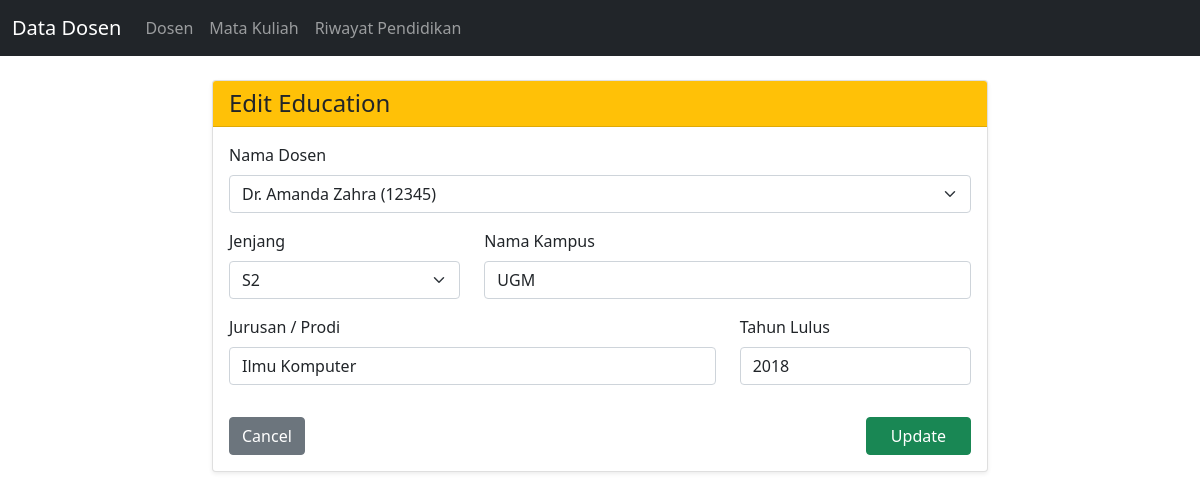
/index.php?mod=education&action=edit&id=2, run on the app's committed database.
### tables this page shows
CREATE TABLE `educations` (
  `id` int(11) NOT NULL AUTO_INCREMENT,
  `institution` varchar(100) NOT NULL COMMENT 'Nama Kampus',
  `degree` varchar(10) NOT NULL COMMENT 'S1/S2/S3',
  `major` varchar(100) NOT NULL COMMENT 'Jurusan',
  `grad_year` int(4) NOT NULL COMMENT 'Tahun Lulus',
  `lecturer_id` int(11) DEFAULT NULL,
  PRIMARY KEY (`id`),
  KEY `fk_edu_lecturer` (`lecturer_id`),
  CONSTRAINT `fk_edu_lecturer` FOREIGN KEY (`lecturer_id`) REFERENCES `lecturers` (`id`) ON DELETE CASCADE ON UPDATE CASCADE
);

### Models/Lecturer.php (called while the page is built, shortened)
<?php
class Lecturer {
    private $conn;
    public function __construct($db) { $this->conn = $db; }
    public function getAll() {
        $sql = "SELECT lecturers.*,
                GROUP_CONCAT(
                    DISTINCT CONCAT('<b>', educations.degree, '</b> ', educations.institution, ' (', educations.grad_year, ')')
                    SEPARATOR '<br>'
                ) as riwayat_pendidikan
                FROM lecturers
                LEFT JOIN educations ON lecturers.id = educations.lecturer_id
                GROUP BY lecturers.id
                ORDER BY lecturers.id DESC";
        return $this->conn->query($sql);
    }
}
?>

### Models/Education.php (called while the page is built, shortened)
<?php
class Education {
    private $conn;
    public function __construct($db) { $this->conn = $db; }
    public function getById($id) {
        return $this->conn->query("SELECT * FROM educations WHERE id = $id")->fetch_assoc();
    }
}
?>

### views/Education/edit.php (the view, shortened to what this page needs)
<!doctype html>
<html lang="en">
<head>
  <link href="assets/css/bootstrap.min.css" rel="stylesheet">
</head>
<body>
  <?php include 'views/includes/navbar.php'; ?>
  <div class="container col-md-8 mt-4">
    <div class="card shadow-sm">
        <div class="card-header bg-warning text-dark">
            <h4 class="mb-0">Edit Education</h4>
        </div>
        <div class="card-body">
            <form method="post" action="index.php?mod=education&action=edit">
                <div class="mb-3">
                    <label class="form-label">Nama Dosen</label>
                    <select name="lecturer_id" class="form-select" required>
                        <?php while ($lec = $lecturers->fetch_assoc()) {
                             $selected = ($lec['id'] == $row['lecturer_id']) ? 'selected' : '';
                        ?>
                            <option value="<?= $lec['id'] ?>" <?= $selected ?>>
                                <?= $lec['name'] ?> (<?= $lec['nidn'] ?>)
                            </option>
                        <?php } ?>
                    </select>
                </div>
                <div class="row">
                    <div class="col-md-4 mb-3">
                        <label class="form-label">Jenjang</label>
                        <select name="degree" class="form-select" required>
                            <option value="S2" <?= ($row['degree'] == 'S2') ? 'selected' : '' ?>>S2</option>
                        </select>
                    </div>
                    <div class="col-md-8 mb-3">
                        <label class="form-label">Nama Kampus</label>
                        <input type="text" name="institution" value="<?= $row['institution'] ?>" class="form-control" required>
                    </div>
                </div>
                <div class="row">
                    <div class="col-md-8 mb-3">
                        <label class="form-label">Jurusan / Prodi</label>
                        <input type="text" name="major" value="<?= $row['major'] ?>" class="form-control" required>
                    </div>
                    <div class="col-md-4 mb-3">
                        <label class="form-label">Tahun Lulus</label>
                        <input type="number" name="grad_year" value="<?= $row['grad_year'] ?>" class="form-control" required>
                    </div>
                </div>
                <div class="d-flex justify-content-between mt-3">
                    <a href="index.php?mod=education" class="btn btn-secondary">Cancel</a>
                    <button type="submit" class="btn btn-success px-4">Update</button>
                </div>
            </form>
        </div>
    </div>
  </div>
</body>
</html>

### data on the page
educations: degree "S2", institution "UGM", major "Ilmu Komputer", grad_year "2018"

### other printed values
form field lecturer_id "Dr. Amanda Zahra (12345)"
